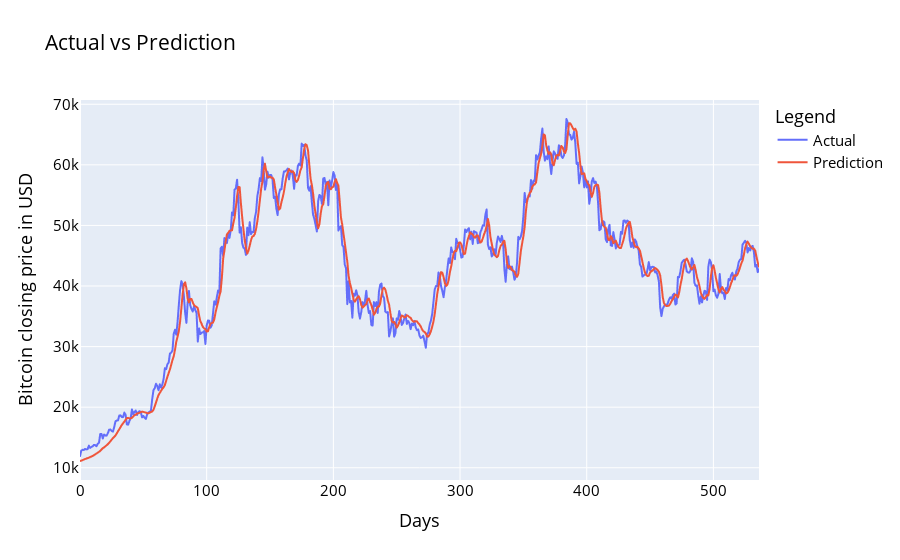

The notebook cell saved with this chart:
### Code cell
df_plot = pd.DataFrame({'Actual': original_ytest.squeeze(),'Prediction':prediction_simple_lSTM.squeeze() })
import plotly.express as px
fig = px.line(df_plot, x=df_plot.index.values, y=df_plot.columns,
              title='custom tick labels')
fig.update_layout(title_text='Actual vs Prediction', 
                   font_size=15, font_color='black', legend_title_text='Legend')
fig.update_xaxes(title='Days')
fig.update_yaxes(title='Bitcoin closing price in USD')
fig.show()

### Figure 1 — Plotly figure (JSON) as saved in the notebook; plotly's stock layout.template omitted (floating-point values rounded to 4 significant figures; data arrays with more than 128 entries replaced by an {"elided": "..."} marker saying what was removed)
{"data": [{"hovertemplate": "variable=Actual<br>x=%{x}<br>value=%{y}<extra></extra>", "legendgroup": "Actual", "line": {"color": "#636efa", "dash": "solid"}, "mode": "lines", "name": "Actual", "showlegend": true, "type": "scattergl", "x": {"elided": "537 int values"}, "xaxis": "x", "y": {"elided": "537 float values"}, "yaxis": "y"}, {"hovertemplate": "variable=Prediction<br>x=%{x}<br>value=%{y}<extra></extra>", "legendgroup": "Prediction", "line": {"color": "#EF553B", "dash": "solid"}, "mode": "lines", "name": "Prediction", "showlegend": true, "type": "scattergl", "x": {"elided": "537 int values"}, "xaxis": "x", "y": {"elided": "537 float values"}, "yaxis": "y"}], "layout": {"font": {"color": "black", "size": 15}, "legend": {"title": {"text": "Legend"}, "tracegroupgap": 0}, "title": {"text": "Actual vs Prediction"}, "xaxis": {"anchor": "y", "domain": [0, 1], "title": {"text": "Days"}}, "yaxis": {"anchor": "x", "domain": [0, 1], "title": {"text": "Bitcoin closing price in USD"}}}}
